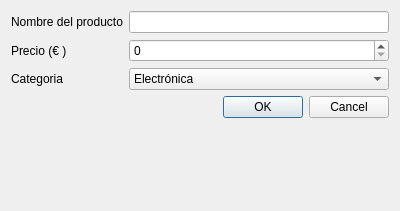
<?xml version="1.0" encoding="UTF-8"?>
<ui version="4.0">
 <class>FormProduct</class>
 <widget class="QDialog" name="FormProduct">
  <property name="geometry">
   <rect>
    <x>0</x>
    <y>0</y>
    <width>400</width>
    <height>211</height>
   </rect>
  </property>
  <property name="windowTitle">
   <string>Productes</string>
  </property>
  <layout class="QFormLayout" name="formLayout">
   <item row="0" column="0">
    <widget class="QLabel" name="label">
     <property name="text">
      <string>Nombre del producto</string>
     </property>
    </widget>
   </item>
   <item row="0" column="1">
    <widget class="QLineEdit" name="addname"/>
   </item>
   <item row="1" column="0">
    <widget class="QLabel" name="label_2">
     <property name="text">
      <string>Precio (€ )</string>
     </property>
    </widget>
   </item>
   <item row="2" column="0">
    <widget class="QLabel" name="label_3">
     <property name="text">
      <string>Categoria</string>
     </property>
    </widget>
   </item>
   <item row="4" column="0" colspan="2">
    <widget class="QDialogButtonBox" name="buttonBox">
     <property name="orientation">
      <enum>Qt::Horizontal</enum>
     </property>
     <property name="standardButtons">
      <set>QDialogButtonBox::Cancel|QDialogButtonBox::Ok</set>
     </property>
    </widget>
   </item>
   <item row="1" column="1">
    <widget class="QSpinBox" name="addprice">
     <property name="maximum">
      <number>100000</number>
     </property>
     <property name="stepType">
      <enum>QAbstractSpinBox::AdaptiveDecimalStepType</enum>
     </property>
    </widget>
   </item>
   <item row="2" column="1">
    <widget class="QComboBox" name="addcat">
     <item>
      <property name="text">
       <string>Electrónica</string>
      </property>
     </item>
     <item>
      <property name="text">
       <string>Bisuteria</string>
      </property>
     </item>
     <item>
      <property name="text">
       <string>Limpieza</string>
      </property>
     </item>
    </widget>
   </item>
  </layout>
 </widget>
 <resources/>
 <connections>
  <connection>
   <sender>buttonBox</sender>
   <signal>accepted()</signal>
   <receiver>FormProduct</receiver>
   <slot>accept()</slot>
   <hints>
    <hint type="sourcelabel">
     <x>248</x>
     <y>254</y>
    </hint>
    <hint type="destinationlabel">
     <x>157</x>
     <y>274</y>
    </hint>
   </hints>
  </connection>
  <connection>
   <sender>buttonBox</sender>
   <signal>rejected()</signal>
   <receiver>FormProduct</receiver>
   <slot>reject()</slot>
   <hints>
    <hint type="sourcelabel">
     <x>316</x>
     <y>260</y>
    </hint>
    <hint type="destinationlabel">
     <x>286</x>
     <y>274</y>
    </hint>
   </hints>
  </connection>
 </connections>
</ui>
